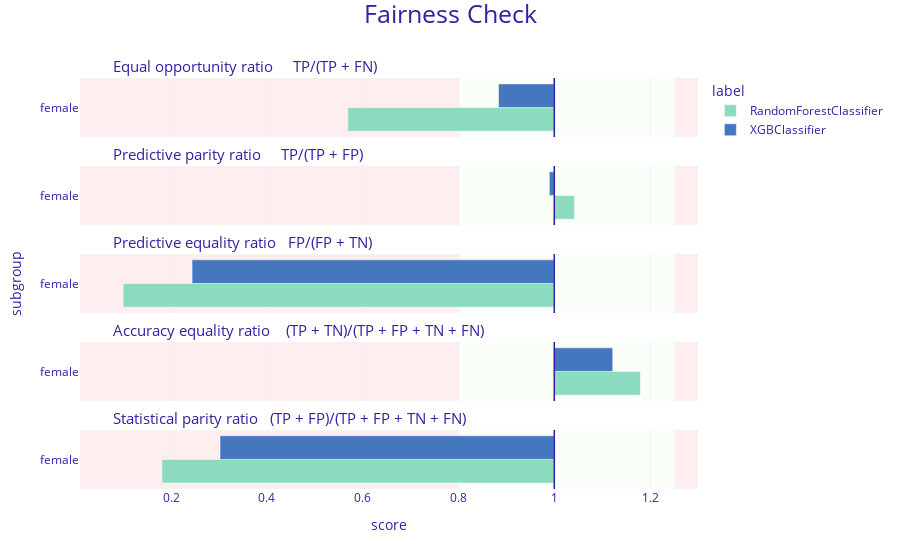

The notebook cell this image was saved under:
### Code cell
fobject2.plot(fobject)

### Figure 1 — Plotly figure (JSON) as saved in the notebook; plotly's stock layout.template omitted (floating-point values rounded to 4 significant figures)
{"data": [{"alignmentgroup": "True", "customdata": [["female", 0.569, "RandomForestClassifier"]], "hovertemplate": "<b>%{customdata[2]}</b><br>Subgroup: %{customdata[0]}<br>Score: %{customdata[1]}<br><extra></extra>", "legendgroup": "RandomForestClassifier", "marker": {"color": "#8bdcbe", "pattern": {"shape": ""}}, "name": "RandomForestClassifier", "offsetgroup": "RandomForestClassifier", "orientation": "h", "showlegend": true, "textposition": "auto", "x": [-0.4311], "xaxis": "x5", "y": [0.5], "yaxis": "y5", "type": "bar"}, {"alignmentgroup": "True", "customdata": [["female", 1.042, "RandomForestClassifier"]], "hovertemplate": "<b>%{customdata[2]}</b><br>Subgroup: %{customdata[0]}<br>Score: %{customdata[1]}<br><extra></extra>", "legendgroup": "RandomForestClassifier", "marker": {"color": "#8bdcbe", "pattern": {"shape": ""}}, "name": "RandomForestClassifier", "offsetgroup": "RandomForestClassifier", "orientation": "h", "showlegend": false, "textposition": "auto", "x": [0.04216], "xaxis": "x4", "y": [0.5], "yaxis": "y4", "type": "bar"}, {"alignmentgroup": "True", "customdata": [["female", 0.1, "RandomForestClassifier"]], "hovertemplate": "<b>%{customdata[2]}</b><br>Subgroup: %{customdata[0]}<br>Score: %{customdata[1]}<br><extra></extra>", "legendgroup": "RandomForestClassifier", "marker": {"color": "#8bdcbe", "pattern": {"shape": ""}}, "name": "RandomForestClassifier", "offsetgroup": "RandomForestClassifier", "orientation": "h", "showlegend": false, "textposition": "auto", "x": [-0.9], "xaxis": "x3", "y": [0.5], "yaxis": "y3", "type": "bar"}, {"alignmentgroup": "True", "customdata": [["female", 1.18, "RandomForestClassifier"]], "hovertemplate": "<b>%{customdata[2]}</b><br>Subgroup: %{customdata[0]}<br>Score: %{customdata[1]}<br><extra></extra>", "legendgroup": "RandomForestClassifier", "marker": {"color": "#8bdcbe", "pattern": {"shape": ""}}, "name": "RandomForestClassifier", "offsetgroup": "RandomForestClassifier", "orientation": "h", "showlegend": false, "textposition": "auto", "x": [0.1798], "xaxis": "x2", "y": [0.5], "yaxis": "y2", "type": "bar"}, {"alignmentgroup": "True", "customdata": [["female", 0.181, "RandomForestClassifier"]], "hovertemplate": "<b>%{customdata[2]}</b><br>Subgroup: %{customdata[0]}<br>Score: %{customdata[1]}<br><extra></extra>", "legendgroup": "RandomForestClassifier", "marker": {"color": "#8bdcbe", "pattern": {"shape": ""}}, "name": "RandomForestClassifier", "offsetgroup": "RandomForestClassifier", "orientation": "h", "showlegend": false, "textposition": "auto", "x": [-0.8191], "xaxis": "x", "y": [0.5], "yaxis": "y", "type": "bar"}, {"alignmentgroup": "True", "customdata": [["female", 0.884, "XGBClassifier"]], "hovertemplate": "<b>%{customdata[2]}</b><br>Subgroup: %{customdata[0]}<br>Score: %{customdata[1]}<br><extra></extra>", "legendgroup": "XGBClassifier", "marker": {"color": "#4378bf", "pattern": {"shape": ""}}, "name": "XGBClassifier", "offsetgroup": "XGBClassifier", "orientation": "h", "showlegend": true, "textposition": "auto", "x": [-0.1164], "xaxis": "x5", "y": [0.5], "yaxis": "y5", "type": "bar"}, {"alignmentgroup": "True", "customdata": [["female", 0.99, "XGBClassifier"]], "hovertemplate": "<b>%{customdata[2]}</b><br>Subgroup: %{customdata[0]}<br>Score: %{customdata[1]}<br><extra></extra>", "legendgroup": "XGBClassifier", "marker": {"color": "#4378bf", "pattern": {"shape": ""}}, "name": "XGBClassifier", "offsetgroup": "XGBClassifier", "orientation": "h", "showlegend": false, "textposition": "auto", "x": [-0.01028], "xaxis": "x4", "y": [0.5], "yaxis": "y4", "type": "bar"}, {"alignmentgroup": "True", "customdata": [["female", 0.244, "XGBClassifier"]], "hovertemplate": "<b>%{customdata[2]}</b><br>Subgroup: %{customdata[0]}<br>Score: %{customdata[1]}<br><extra></extra>", "legendgroup": "XGBClassifier", "marker": {"color": "#4378bf", "pattern": {"shape": ""}}, "name": "XGBClassifier", "offsetgroup": "XGBClassifier", "orientation": "h", "showlegend": false, "textposition": "auto", "x": [-0.7561], "xaxis": "x3", "y": [0.5], "yaxis": "y3", "type": "bar"}, {"alignmentgroup": "True", "customdata": [["female", 1.122, "XGBClassifier"]], "hovertemplate": "<b>%{customdata[2]}</b><br>Subgroup: %{customdata[0]}<br>Score: %{customdata[1]}<br><extra></extra>", "legendgroup": "XGBClassifier", "marker": {"color": "#4378bf", "pattern": {"shape": ""}}, "name": "XGBClassifier", "offsetgroup": "XGBClassifier", "orientation": "h", "showlegend": false, "textposition": "auto", "x": [0.122], "xaxis": "x2", "y": [0.5], "yaxis": "y2", "type": "bar"}, {"alignmentgroup": "True", "customdata": [["female", 0.302, "XGBClassifier"]], "hovertemplate": "<b>%{customdata[2]}</b><br>Subgroup: %{customdata[0]}<br>Score: %{customdata[1]}<br><extra></extra>", "legendgroup": "XGBClassifier", "marker": {"color": "#4378bf", "pattern": {"shape": ""}}, "name": "XGBClassifier", "offsetgroup": "XGBClassifier", "orientation": "h", "showlegend": false, "textposition": "auto", "x": [-0.6977], "xaxis": "x", "y": [0.5], "yaxis": "y", "type": "bar"}], "layout": {"xaxis": {"anchor": "y", "domain": [0.0, 1.0], "title": {"text": "score"}, "tickvals": [-1.0, -0.8, -0.6, -0.4, -0.2, 0.0, 0.2, 0.0], "ticktext": [0.0, 0.2, 0.4, 0.6, 0.8, 1.0, 1.2, 1.0], "range": [-0.99, 0.3]}, "yaxis": {"anchor": "x", "domain": [0.0, 0.144], "title": {"text": ""}, "tickvals": [0.5], "ticktext": ["female"], "range": [0, 1], "showgrid": false, "zeroline": false}, "xaxis2": {"anchor": "y2", "domain": [0.0, 1.0], "matches": "x", "showticklabels": false, "tickvals": [-1.0, -0.8, -0.6, -0.4, -0.2, 0.0, 0.2, 0.0], "ticktext": [0.0, 0.2, 0.4, 0.6, 0.8, 1.0, 1.2, 1.0], "range": [-0.99, 0.3]}, "yaxis2": {"anchor": "x2", "domain": [0.214, 0.358], "matches": "y", "title": {"text": ""}, "tickvals": [0.5], "ticktext": ["female"], "range": [0, 1], "showgrid": false, "zeroline": false}, "xaxis3": {"anchor": "y3", "domain": [0.0, 1.0], "matches": "x", "showticklabels": false, "tickvals": [-1.0, -0.8, -0.6, -0.4, -0.2, 0.0, 0.2, 0.0], "ticktext": [0.0, 0.2, 0.4, 0.6, 0.8, 1.0, 1.2, 1.0], "range": [-0.99, 0.3]}, "yaxis3": {"anchor": "x3", "domain": [0.428, 0.572], "matches": "y", "title": {"text": "subgroup"}, "tickvals": [0.5], "ticktext": ["female"], "range": [0, 1], "showgrid": false, "zeroline": false}, "xaxis4": {"anchor": "y4", "domain": [0.0, 1.0], "matches": "x", "showticklabels": false, "tickvals": [-1.0, -0.8, -0.6, -0.4, -0.2, 0.0, 0.2, 0.0], "ticktext": [0.0, 0.2, 0.4, 0.6, 0.8, 1.0, 1.2, 1.0], "range": [-0.99, 0.3]}, "yaxis4": {"anchor": "x4", "domain": [0.642, 0.786], "matches": "y", "title": {"text": ""}, "tickvals": [0.5], "ticktext": ["female"], "range": [0, 1], "showgrid": false, "zeroline": false}, "xaxis5": {"anchor": "y5", "domain": [0.0, 1.0], "matches": "x", "showticklabels": false, "tickvals": [-1.0, -0.8, -0.6, -0.4, -0.2, 0.0, 0.2, 0.0], "ticktext": [0.0, 0.2, 0.4, 0.6, 0.8, 1.0, 1.2, 1.0], "range": [-0.99, 0.3]}, "yaxis5": {"anchor": "x5", "domain": [0.856, 1.0], "matches": "y", "title": {"text": ""}, "tickvals": [0.5], "ticktext": ["female"], "range": [0, 1], "showgrid": false, "zeroline": false}, "annotations": [{"font": {"size": 15}, "showarrow": false, "text": "Statistical parity ratio   (TP + FP)/(TP + FP + TN + FN)", "x": 0.05, "xanchor": "left", "xref": "paper", "y": 0.144, "yanchor": "bottom", "yref": "paper"}, {"font": {"size": 15}, "showarrow": false, "text": "Accuracy equality ratio    (TP + TN)/(TP + FP + TN + FN)", "x": 0.05, "xanchor": "left", "xref": "paper", "y": 0.358, "yanchor": "bottom", "yref": "paper"}, {"font": {"size": 15}, "showarrow": false, "text": "Predictive equality ratio   FP/(FP + TN)", "x": 0.05, "xanchor": "left", "xref": "paper", "y": 0.572, "yanchor": "bottom", "yref": "paper"}, {"font": {"size": 15}, "showarrow": false, "text": "Predictive parity ratio     TP/(TP + FP)", "x": 0.05, "xanchor": "left", "xref": "paper", "y": 0.786, "yanchor": "bottom", "yref": "paper"}, {"font": {"size": 15}, "showarrow": false, "text": "Equal opportunity ratio     TP/(TP + FN)", "x": 0.05, "xanchor": "left", "xref": "paper", "y": 1.0, "yanchor": "bottom", "yref": "paper"}], "legend": {"title": {"text": "label"}, "tracegroupgap": 0}, "margin": {"t": 78, "b": 71, "r": 30}, "barmode": "group", "shapes": [{"fillcolor": "#f05a71", "layer": "below", "line": {"width": 0}, "opacity": 0.1, "type": "rect", "x0": 0.25, "x1": 0.3, "xref": "x", "y0": 0, "y1": 1, "yref": "y"}, {"fillcolor": "#f05a71", "layer": "below", "line": {"width": 0}, "opacity": 0.1, "type": "rect", "x0": -0.99, "x1": -0.2, "xref": "x", "y0": 0, "y1": 1, "yref": "y"}, {"fillcolor": "#c7f5bf", "layer": "below", "line": {"width": 0}, "opacity": 0.1, "type": "rect", "x0": -0.2, "x1": 0.25, "xref": "x", "y0": 0, "y1": 1, "yref": "y"}, {"line": {"color": "#371ea3", "width": 1.5}, "type": "line", "x0": 0, "x1": 0, "xref": "x", "y0": 0, "y1": 1, "yref": "y"}, {"fillcolor": "#f05a71", "layer": "below", "line": {"width": 0}, "opacity": 0.1, "type": "rect", "x0": 0.25, "x1": 0.3, "xref": "x", "y0": 0, "y1": 1, "yref": "y2"}, {"fillcolor": "#f05a71", "layer": "below", "line": {"width": 0}, "opacity": 0.1, "type": "rect", "x0": -0.99, "x1": -0.2, "xref": "x", "y0": 0, "y1": 1, "yref": "y2"}, {"fillcolor": "#c7f5bf", "layer": "below", "line": {"width": 0}, "opacity": 0.1, "type": "rect", "x0": -0.2, "x1": 0.25, "xref": "x", "y0": 0, "y1": 1, "yref": "y2"}, {"line": {"color": "#371ea3", "width": 1.5}, "type": "line", "x0": 0, "x1": 0, "xref": "x", "y0": 0, "y1": 1, "yref": "y2"}, {"fillcolor": "#f05a71", "layer": "below", "line": {"width": 0}, "opacity": 0.1, "type": "rect", "x0": 0.25, "x1": 0.3, "xref": "x", "y0": 0, "y1": 1, "yref": "y3"}, {"fillcolor": "#f05a71", "layer": "below", "line": {"width": 0}, "opacity": 0.1, "type": "rect", "x0": -0.99, "x1": -0.2, "xref": "x", "y0": 0, "y1": 1, "yref": "y3"}, {"fillcolor": "#c7f5bf", "layer": "below", "line": {"width": 0}, "opacity": 0.1, "type": "rect", "x0": -0.2, "x1": 0.25, "xref": "x", "y0": 0, "y1": 1, "yref": "y3"}, {"line": {"color": "#371ea3", "width": 1.5}, "type": "line", "x0": 0, "x1": 0, "xref": "x", "y0": 0, "y1": 1, "yref": "y3"}, {"fillcolor": "#f05a71", "layer": "below", "line": {"width": 0}, "opacity": 0.1, "type": "rect", "x0": 0.25, "x1": 0.3, "xref": "x", "y0": 0, "y1": 1, "yref": "y4"}, {"fillcolor": "#f05a71", "layer": "below", "line": {"width": 0}, "opacity": 0.1, "type": "rect", "x0": -0.99, "x1": -0.2, "xref": "x", "y0": 0, "y1": 1, "yref": "y4"}, {"fillcolor": "#c7f5bf", "layer": "below", "line": {"width": 0}, "opacity": 0.1, "type": "rect", "x0": -0.2, "x1": 0.25, "xref": "x", "y0": 0, "y1": 1, "yref": "y4"}, {"line": {"color": "#371ea3", "width": 1.5}, "type": "line", "x0": 0, "x1": 0, "xref": "x", "y0": 0, "y1": 1, "yref": "y4"}, {"fillcolor": "#f05a71", "layer": "below", "line": {"width": 0}, "opacity": 0.1, "type": "rect", "x0": 0.25, "x1": 0.3, "y0": 0, "y1": 1, "yref": "y5", "xref": "x"}, {"fillcolor": "#f05a71", "layer": "below", "line": {"width": 0}, "opacity": 0.1, "type": "rect", "x0": -0.99, "x1": -0.2, "y0": 0, "y1": 1, "yref": "y5", "xref": "x"}, {"fillcolor": "#c7f5bf", "layer": "below", "line": {"width": 0}, "opacity": 0.1, "type": "rect", "x0": -0.2, "x1": 0.25, "y0": 0, "y1": 1, "yref": "y5", "xref": "x"}, {"line": {"color": "#371ea3", "width": 1.5}, "type": "line", "x0": 0, "x1": 0, "xref": "x", "y0": 0, "y1": 1, "yref": "y5"}], "title": {"font": {"size": 25}, "text": "Fairness Check", "x": 0.5, "y": 0.99}, "font": {"color": "#371ea3"}}}
